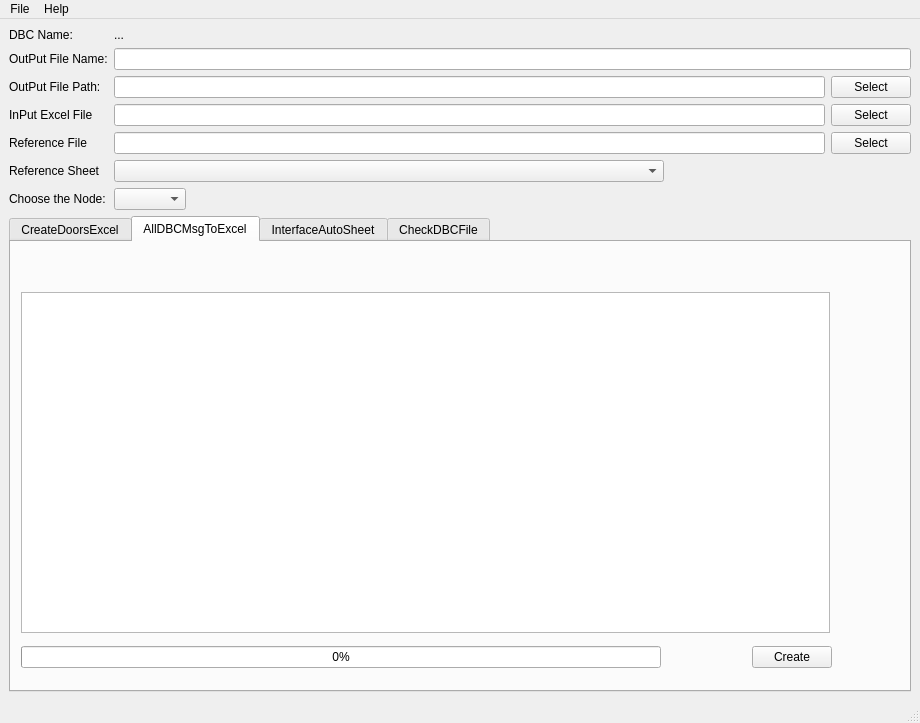
<?xml version="1.0" encoding="UTF-8"?>
<ui version="4.0">
 <class>MainWindow</class>
 <widget class="QMainWindow" name="MainWindow">
  <property name="geometry">
   <rect>
    <x>0</x>
    <y>0</y>
    <width>920</width>
    <height>723</height>
   </rect>
  </property>
  <property name="minimumSize">
   <size>
    <width>920</width>
    <height>680</height>
   </size>
  </property>
  <property name="windowTitle">
   <string>DBC2DoorsExcel</string>
  </property>
  <widget class="QWidget" name="centralwidget">
   <layout class="QGridLayout" name="gridLayout_2">
    <item row="0" column="0">
     <layout class="QVBoxLayout" name="verticalLayout_3">
      <property name="sizeConstraint">
       <enum>QLayout::SetDefaultConstraint</enum>
      </property>
      <item>
       <layout class="QGridLayout" name="gridLayout">
        <item row="8" column="1" colspan="2">
         <widget class="QComboBox" name="comboBox">
          <property name="sizePolicy">
           <sizepolicy hsizetype="Fixed" vsizetype="Fixed">
            <horstretch>0</horstretch>
            <verstretch>0</verstretch>
           </sizepolicy>
          </property>
         </widget>
        </item>
        <item row="3" column="0">
         <widget class="QLabel" name="label">
          <property name="sizePolicy">
           <sizepolicy hsizetype="Fixed" vsizetype="Fixed">
            <horstretch>0</horstretch>
            <verstretch>0</verstretch>
           </sizepolicy>
          </property>
          <property name="text">
           <string>OutPut File Path:</string>
          </property>
         </widget>
        </item>
        <item row="2" column="1" colspan="2">
         <widget class="QLineEdit" name="lineEdit_2">
          <property name="sizePolicy">
           <sizepolicy hsizetype="Expanding" vsizetype="Fixed">
            <horstretch>0</horstretch>
            <verstretch>0</verstretch>
           </sizepolicy>
          </property>
         </widget>
        </item>
        <item row="3" column="2">
         <widget class="QPushButton" name="pushButton">
          <property name="text">
           <string>Select</string>
          </property>
         </widget>
        </item>
        <item row="5" column="1">
         <widget class="QLineEdit" name="ReferenceFilePath"/>
        </item>
        <item row="4" column="1">
         <widget class="QLineEdit" name="InPutExcelFilePath"/>
        </item>
        <item row="5" column="0">
         <widget class="QLabel" name="ReferenceFile">
          <property name="text">
           <string>Reference File</string>
          </property>
         </widget>
        </item>
        <item row="7" column="1">
         <widget class="QComboBox" name="ReferenceSheetList">
          <property name="maximumSize">
           <size>
            <width>550</width>
            <height>16777215</height>
           </size>
          </property>
         </widget>
        </item>
        <item row="7" column="0">
         <widget class="QLabel" name="label_6">
          <property name="text">
           <string>Reference Sheet</string>
          </property>
         </widget>
        </item>
        <item row="3" column="1">
         <widget class="QLineEdit" name="AllDBCOutputPath"/>
        </item>
        <item row="2" column="0">
         <widget class="QLabel" name="label_2">
          <property name="sizePolicy">
           <sizepolicy hsizetype="Fixed" vsizetype="Fixed">
            <horstretch>0</horstretch>
            <verstretch>0</verstretch>
           </sizepolicy>
          </property>
          <property name="text">
           <string>OutPut File Name:</string>
          </property>
         </widget>
        </item>
        <item row="5" column="2">
         <widget class="QPushButton" name="ReferenceFileSelect">
          <property name="text">
           <string>Select</string>
          </property>
         </widget>
        </item>
        <item row="4" column="0">
         <widget class="QLabel" name="InPutExcelFile">
          <property name="text">
           <string>InPut Excel File</string>
          </property>
         </widget>
        </item>
        <item row="4" column="2">
         <widget class="QPushButton" name="InPutExcelFileSelect">
          <property name="text">
           <string>Select</string>
          </property>
         </widget>
        </item>
        <item row="8" column="0">
         <widget class="QLabel" name="label_5">
          <property name="sizePolicy">
           <sizepolicy hsizetype="Fixed" vsizetype="Fixed">
            <horstretch>0</horstretch>
            <verstretch>0</verstretch>
           </sizepolicy>
          </property>
          <property name="text">
           <string>Choose the Node:</string>
          </property>
         </widget>
        </item>
        <item row="0" column="0">
         <widget class="QLabel" name="label_3">
          <property name="sizePolicy">
           <sizepolicy hsizetype="Fixed" vsizetype="Fixed">
            <horstretch>0</horstretch>
            <verstretch>0</verstretch>
           </sizepolicy>
          </property>
          <property name="text">
           <string>DBC Name:</string>
          </property>
         </widget>
        </item>
        <item row="0" column="1" colspan="2">
         <widget class="QLabel" name="label_4">
          <property name="sizePolicy">
           <sizepolicy hsizetype="Expanding" vsizetype="Fixed">
            <horstretch>0</horstretch>
            <verstretch>0</verstretch>
           </sizepolicy>
          </property>
          <property name="text">
           <string>...</string>
          </property>
         </widget>
        </item>
       </layout>
      </item>
      <item>
       <widget class="QTabWidget" name="Tabs">
        <property name="maximumSize">
         <size>
          <width>16777215</width>
          <height>16777214</height>
         </size>
        </property>
        <property name="currentIndex">
         <number>1</number>
        </property>
        <widget class="QWidget" name="tab">
         <attribute name="title">
          <string>CreateDoorsExcel</string>
         </attribute>
         <widget class="QWidget" name="layoutWidget">
          <property name="geometry">
           <rect>
            <x>10</x>
            <y>50</y>
            <width>811</width>
            <height>381</height>
           </rect>
          </property>
          <layout class="QVBoxLayout" name="verticalLayout">
           <property name="sizeConstraint">
            <enum>QLayout::SetDefaultConstraint</enum>
           </property>
           <item>
            <widget class="QTextEdit" name="textEdit">
             <property name="minimumSize">
              <size>
               <width>770</width>
               <height>288</height>
              </size>
             </property>
             <property name="maximumSize">
              <size>
               <width>16777214</width>
               <height>16777214</height>
              </size>
             </property>
             <property name="readOnly">
              <bool>true</bool>
             </property>
            </widget>
           </item>
           <item>
            <layout class="QHBoxLayout" name="horizontalLayout_2">
             <property name="sizeConstraint">
              <enum>QLayout::SetMinimumSize</enum>
             </property>
             <item>
              <widget class="QProgressBar" name="progressBar">
               <property name="minimumSize">
                <size>
                 <width>640</width>
                 <height>21</height>
                </size>
               </property>
               <property name="value">
                <number>0</number>
               </property>
              </widget>
             </item>
             <item>
              <spacer name="horizontalSpacer">
               <property name="orientation">
                <enum>Qt::Horizontal</enum>
               </property>
               <property name="sizeType">
                <enum>QSizePolicy::Expanding</enum>
               </property>
               <property name="sizeHint" stdset="0">
                <size>
                 <width>40</width>
                 <height>20</height>
                </size>
               </property>
              </spacer>
             </item>
             <item>
              <widget class="QPushButton" name="pushButton_2">
               <property name="text">
                <string>Create</string>
               </property>
              </widget>
             </item>
            </layout>
           </item>
          </layout>
         </widget>
        </widget>
        <widget class="QWidget" name="AllDBCTab">
         <attribute name="title">
          <string>AllDBCMsgToExcel</string>
         </attribute>
         <widget class="QTextEdit" name="textEdit_3">
          <property name="geometry">
           <rect>
            <x>10</x>
            <y>50</y>
            <width>809</width>
            <height>341</height>
           </rect>
          </property>
          <property name="minimumSize">
           <size>
            <width>770</width>
            <height>288</height>
           </size>
          </property>
          <property name="maximumSize">
           <size>
            <width>16777214</width>
            <height>16777214</height>
           </size>
          </property>
          <property name="readOnly">
           <bool>true</bool>
          </property>
         </widget>
         <widget class="QWidget" name="layoutWidget_2">
          <property name="geometry">
           <rect>
            <x>10</x>
            <y>400</y>
            <width>811</width>
            <height>31</height>
           </rect>
          </property>
          <layout class="QHBoxLayout" name="horizontalLayout_4">
           <property name="sizeConstraint">
            <enum>QLayout::SetMinimumSize</enum>
           </property>
           <item>
            <widget class="QProgressBar" name="AllDBCprogressBar">
             <property name="minimumSize">
              <size>
               <width>640</width>
               <height>21</height>
              </size>
             </property>
             <property name="value">
              <number>0</number>
             </property>
            </widget>
           </item>
           <item>
            <spacer name="horizontalSpacer_3">
             <property name="orientation">
              <enum>Qt::Horizontal</enum>
             </property>
             <property name="sizeType">
              <enum>QSizePolicy::Expanding</enum>
             </property>
             <property name="sizeHint" stdset="0">
              <size>
               <width>40</width>
               <height>20</height>
              </size>
             </property>
            </spacer>
           </item>
           <item>
            <widget class="QPushButton" name="AllDBCCreateButton">
             <property name="text">
              <string>Create</string>
             </property>
            </widget>
           </item>
          </layout>
         </widget>
        </widget>
        <widget class="QWidget" name="InterfacesTab">
         <attribute name="title">
          <string>InterfaceAutoSheet</string>
         </attribute>
         <widget class="QWidget" name="layoutWidget_3">
          <property name="geometry">
           <rect>
            <x>10</x>
            <y>50</y>
            <width>811</width>
            <height>381</height>
           </rect>
          </property>
          <layout class="QVBoxLayout" name="verticalLayout_4">
           <property name="sizeConstraint">
            <enum>QLayout::SetDefaultConstraint</enum>
           </property>
           <item>
            <widget class="QTextEdit" name="InterfaceTextEdit">
             <property name="minimumSize">
              <size>
               <width>770</width>
               <height>288</height>
              </size>
             </property>
             <property name="maximumSize">
              <size>
               <width>16777214</width>
               <height>16777214</height>
              </size>
             </property>
             <property name="readOnly">
              <bool>true</bool>
             </property>
            </widget>
           </item>
           <item>
            <layout class="QHBoxLayout" name="horizontalLayout_5">
             <property name="sizeConstraint">
              <enum>QLayout::SetMinimumSize</enum>
             </property>
             <item>
              <widget class="QProgressBar" name="InterfacesProgressBar_3">
               <property name="minimumSize">
                <size>
                 <width>640</width>
                 <height>21</height>
                </size>
               </property>
               <property name="value">
                <number>0</number>
               </property>
              </widget>
             </item>
             <item>
              <spacer name="horizontalSpacer_4">
               <property name="orientation">
                <enum>Qt::Horizontal</enum>
               </property>
               <property name="sizeType">
                <enum>QSizePolicy::Expanding</enum>
               </property>
               <property name="sizeHint" stdset="0">
                <size>
                 <width>40</width>
                 <height>20</height>
                </size>
               </property>
              </spacer>
             </item>
             <item>
              <widget class="QPushButton" name="InterfaceButtonCreate">
               <property name="text">
                <string>Create</string>
               </property>
              </widget>
             </item>
            </layout>
           </item>
          </layout>
         </widget>
        </widget>
        <widget class="QWidget" name="tab_2">
         <attribute name="title">
          <string>CheckDBCFile</string>
         </attribute>
         <widget class="QWidget" name="layoutWidget">
          <property name="geometry">
           <rect>
            <x>10</x>
            <y>10</y>
            <width>811</width>
            <height>411</height>
           </rect>
          </property>
          <layout class="QVBoxLayout" name="verticalLayout_2">
           <property name="sizeConstraint">
            <enum>QLayout::SetDefaultConstraint</enum>
           </property>
           <item>
            <layout class="QHBoxLayout" name="horizontalLayout">
             <item>
              <widget class="QCheckBox" name="checkBox">
               <property name="text">
                <string>PhyRange</string>
               </property>
              </widget>
             </item>
             <item>
              <widget class="QCheckBox" name="checkBox_2">
               <property name="text">
                <string>Overlapping</string>
               </property>
              </widget>
             </item>
             <item>
              <widget class="QCheckBox" name="checkBox_3">
               <property name="text">
                <string>DataRange</string>
               </property>
              </widget>
             </item>
             <item>
              <widget class="QCheckBox" name="checkBox_4">
               <property name="text">
                <string>MsgLength</string>
               </property>
              </widget>
             </item>
            </layout>
           </item>
           <item>
            <widget class="QTextEdit" name="textEdit_2">
             <property name="minimumSize">
              <size>
               <width>770</width>
               <height>288</height>
              </size>
             </property>
             <property name="maximumSize">
              <size>
               <width>16777214</width>
               <height>16777214</height>
              </size>
             </property>
             <property name="readOnly">
              <bool>true</bool>
             </property>
            </widget>
           </item>
           <item>
            <layout class="QHBoxLayout" name="horizontalLayout_3">
             <property name="sizeConstraint">
              <enum>QLayout::SetMinimumSize</enum>
             </property>
             <item>
              <widget class="QProgressBar" name="progressBar_2">
               <property name="minimumSize">
                <size>
                 <width>640</width>
                 <height>21</height>
                </size>
               </property>
               <property name="value">
                <number>0</number>
               </property>
              </widget>
             </item>
             <item>
              <spacer name="horizontalSpacer_2">
               <property name="orientation">
                <enum>Qt::Horizontal</enum>
               </property>
               <property name="sizeType">
                <enum>QSizePolicy::Expanding</enum>
               </property>
               <property name="sizeHint" stdset="0">
                <size>
                 <width>40</width>
                 <height>20</height>
                </size>
               </property>
              </spacer>
             </item>
             <item>
              <widget class="QPushButton" name="pushButton_3">
               <property name="minimumSize">
                <size>
                 <width>75</width>
                 <height>23</height>
                </size>
               </property>
               <property name="text">
                <string>Check</string>
               </property>
              </widget>
             </item>
            </layout>
           </item>
          </layout>
         </widget>
        </widget>
       </widget>
      </item>
     </layout>
    </item>
   </layout>
  </widget>
  <widget class="QMenuBar" name="menubar">
   <property name="geometry">
    <rect>
     <x>0</x>
     <y>0</y>
     <width>920</width>
     <height>23</height>
    </rect>
   </property>
   <widget class="QMenu" name="menuFile">
    <property name="title">
     <string>File</string>
    </property>
    <addaction name="actionInput_DBC_File"/>
   </widget>
   <widget class="QMenu" name="menuInformation">
    <property name="title">
     <string>Help</string>
    </property>
    <addaction name="actionInformation"/>
   </widget>
   <addaction name="menuFile"/>
   <addaction name="menuInformation"/>
  </widget>
  <widget class="QStatusBar" name="statusbar"/>
  <action name="actionInput_DBC_File">
   <property name="text">
    <string>Input DBC File</string>
   </property>
  </action>
  <action name="actionInformation">
   <property name="text">
    <string>Information</string>
   </property>
  </action>
 </widget>
 <resources/>
 <connections/>
</ui>
